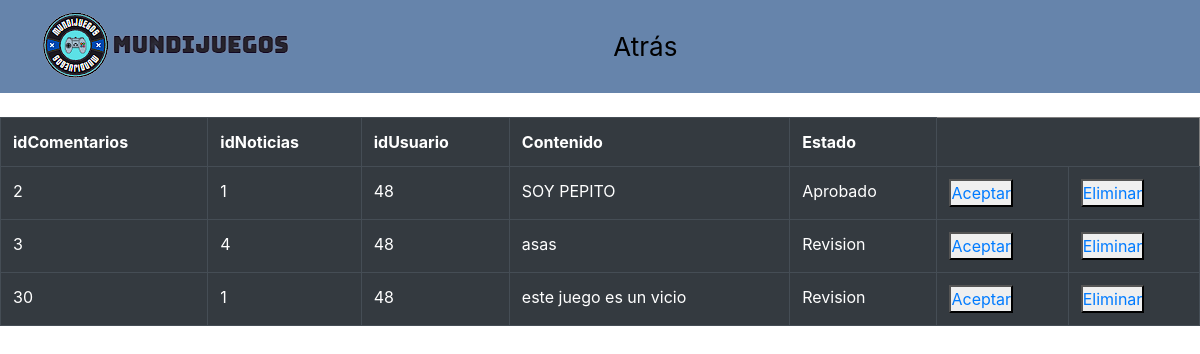
The page /Codigo/php/comprobar_comentario.php on the database as committed earlier.
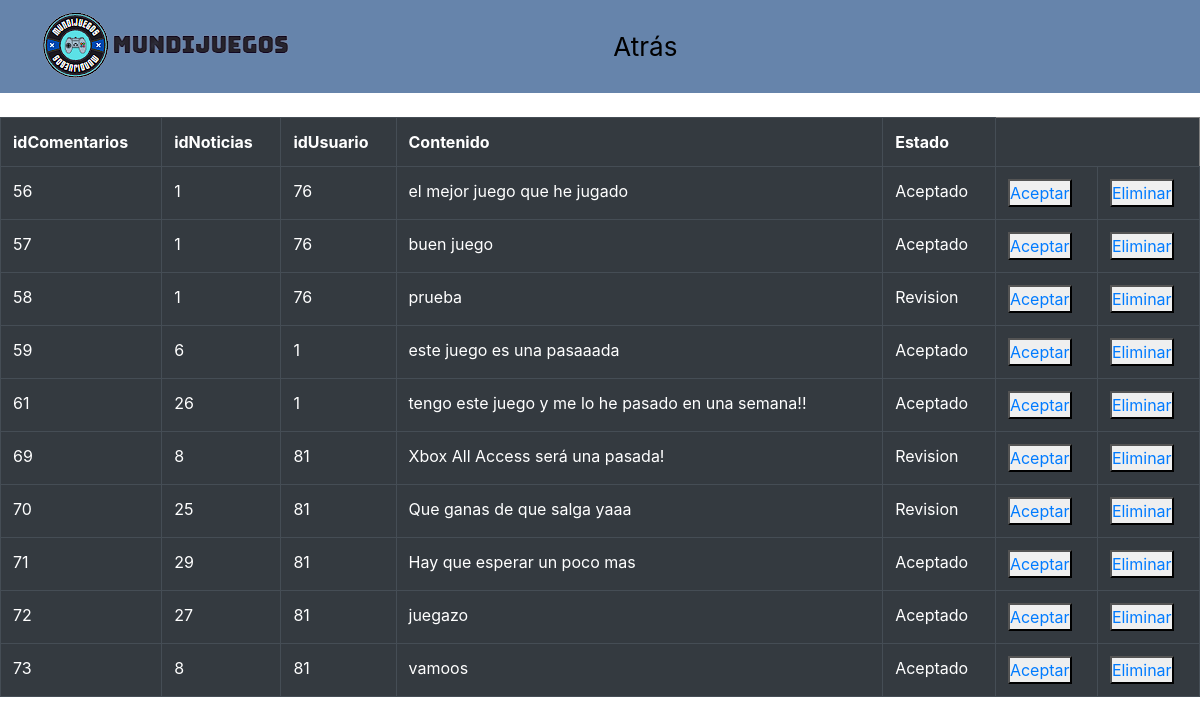
The same page on the database as committed later.
### tables this page shows
CREATE TABLE `comentarios` (
  `idcomentarios` int NOT NULL AUTO_INCREMENT,
  `idNoticias` int DEFAULT NULL,
  `idUsuario` int DEFAULT NULL,
  `contenido` longtext,
  `estado` varchar(45) DEFAULT NULL,
  `fecha` datetime DEFAULT CURRENT_TIMESTAMP,
  PRIMARY KEY (`idcomentarios`),
  KEY `foranea noticia_idx` (`idNoticias`),
  KEY `foranea usuario_idx` (`idUsuario`),
  CONSTRAINT `foranea noticia` FOREIGN KEY (`idNoticias`) REFERENCES `noticias` (`idNoticias`) ON DELETE CASCADE ON UPDATE CASCADE,
  CONSTRAINT `foranea usuario` FOREIGN KEY (`idUsuario`) REFERENCES `usuario` (`idUsuario`) ON DELETE CASCADE ON UPDATE CASCADE
);

### Codigo/php/BD/DAOcomentarios.php (called while the page is built, shortened)
<?php
function mostrarComentariosAprobados($conexion){
            $consulta = "SELECT * FROM comentarios";
            $resultado = mysqli_query($conexion, $consulta);
            return $resultado;
        }
?>

### Codigo/php/comprobar_comentario.php (the view, shortened to what this page needs)
<!DOCTYPE html>
<html lang="en">
<head>
    <link rel="stylesheet" type="text/css" href="../styles/style2.css">
    <link rel="stylesheet" href="https://cdn.jsdelivr.net/npm/bootstrap@4.5.3/dist/css/bootstrap.min.css">
</head>
    <body>
    <div class="container1">
        <nav class="nav-main1">
	        <a href="index.php"><img src="../img/logoo/logoo.png"></a>
	        <a href="../php/index.php" class="actionpanel">Atrás</a>
        </nav>
        </div>
        <br>
        <div class="table-responsive">
        <table border="1" class="table table-dark">
            <tr>
                <th>idComentarios</th>
                <th>idNoticias</th>
                <th>idUsuario</th>
                <th>Contenido</th>
                <th>Estado</th>
            </tr>
        <?php
        require "BD/DAOcomentarios.php";
        $conexion = conectar(false);
        $consulta = mostrarComentariosAprobados($conexion);
        while($mostrar=mysqli_fetch_array($consulta)){
        ?>
            <tr>
                <td><?php echo $mostrar['idcomentarios']  ?></td>
                <td><?php echo $mostrar['idNoticias']  ?></td>
                <td><?php echo $mostrar['idUsuario']  ?></td>
                <td><?php echo $mostrar['contenido']  ?></td>
                <td><?php echo $mostrar['estado']  ?></td>
                <td> <button ><a href="aceptarcomentario.php?idcomentarios= <?php  echo $mostrar['idcomentarios'];?>" value="aceptar" name="aceptar">Aceptar</button></td>
                <td> <button ><a href="eliminarcomentario.php?idcomentarios= <?php  echo $mostrar['idcomentarios'];?>" value="eliminar" name="eliminar">Eliminar</button></td>
            </tr>
                <?php
            }
                ?>
        </table>
        </div>
    </body>
</html>

### Codigo/styles/style2.css (style rules this page uses)
* { box-sizing: border-box; margin: 0; padding: 0; }
.nav-main1 { width: 100% !important; margin: 0 auto; background-color: #6684ab; display: grid; grid-template-columns: repeat(1fr, minmax(300px, 1fr)); grid-template-areas: " elemento1 elemento2 elemento3 elemento4"; justify-content: space-between; align-items: center; justify-items: center; grid-auto-flow: column; }
.nav-main1 a { display: inline-block; padding: 10px 30px; font-size: 26px; margin: 0 10px; transition: .5s ease all; color: #000000; text-decoration: none; }

Rows that differ between the two databases and show on the page:
removed comentarios: idcomentarios "2", idNoticias "1", idUsuario "48", contenido "SOY PEPITO", estado "Aprobado"
removed comentarios: idcomentarios "3", idNoticias "4", idUsuario "48", contenido "asas", estado "Revision"
removed comentarios: idcomentarios "30", idNoticias "1", idUsuario "48", contenido "este juego es un vicio", estado "Revision"
added comentarios: idcomentarios "56", idNoticias "1", idUsuario "76", contenido "el mejor juego que he jugado", estado "Aceptado"
added comentarios: idcomentarios "57", idNoticias "1", idUsuario "76", contenido "buen juego", estado "Aceptado"
added comentarios: idcomentarios "58", idNoticias "1", idUsuario "76", contenido "prueba", estado "Revision"
added comentarios: idcomentarios "59", idNoticias "6", idUsuario "1", contenido "este juego es una pasaaada", estado "Aceptado"
added comentarios: idcomentarios "61", idNoticias "26", idUsuario "1", contenido "tengo este juego y me lo he pasado en una semana!!", estado "Aceptado"
added comentarios: idcomentarios "69", idNoticias "8", idUsuario "81", contenido "Xbox All Access será una pasada!", estado "Revision"
added comentarios: idcomentarios "70", idNoticias "25", idUsuario "81", contenido "Que ganas de que salga yaaa", estado "Revision"
added comentarios: idcomentarios "71", idNoticias "29", idUsuario "81", contenido "Hay que esperar un poco mas", estado "Aceptado"
added comentarios: idcomentarios "72", idNoticias "27", idUsuario "81", contenido "juegazo", estado "Aceptado"
added comentarios: idcomentarios "73", idNoticias "8", idUsuario "81", contenido "vamoos", estado "Aceptado"
